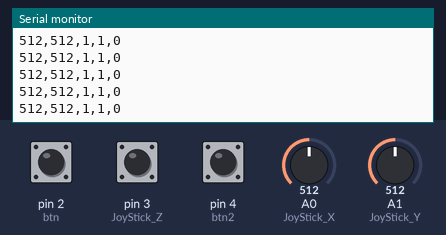
This sketch was run on a simulated Arduino Uno, built with avr-gcc and run on an emulated ATmega328P. Shown: the last lines printed to the serial monitor. Inputs (shaded band) come from the test bench; at power-on: A0 (JoyStick_X) = 512, A1 (JoyStick_Y) = 512, pin 2 (btn) HIGH, pin 3 (JoyStick_Z) HIGH, pin 4 (btn2) LOW.

Above: at 1.2 s.
1.3 s: A0 (JoyStick_X) set to 716
At 1.32 s:
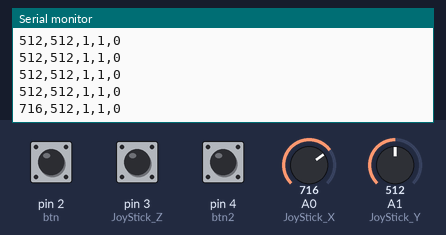
2.8 s: A1 (JoyStick_Y) set to 716
At 2.83 s:
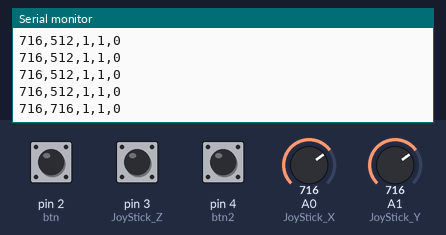
4.3 s: pin 2 (btn) pulled LOW for 0.15 s
At 4.34 s:
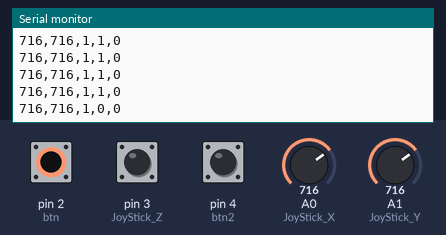
5.9 s: A0 (JoyStick_X) set to 1023
At 5.95 s:
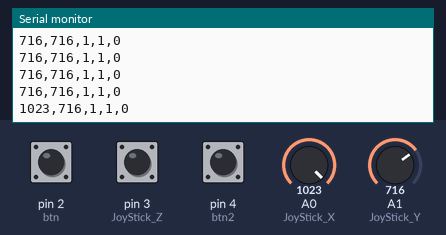
8.9 s: pin 3 (JoyStick_Z) pulled LOW for 0.15 s
At 8.98 s:
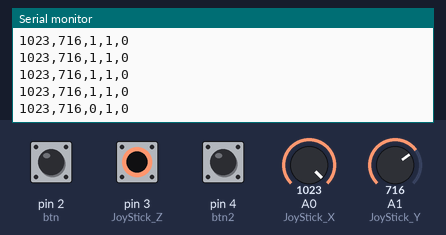
10.5 s: pin 4 (btn2) pulled HIGH for 0.15 s
At 10.59 s:
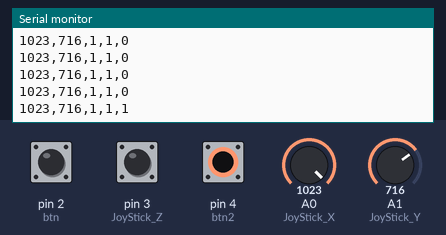
Timing chart, 0 to 13.1 s (numbered marks = the images above; inputs shaded):
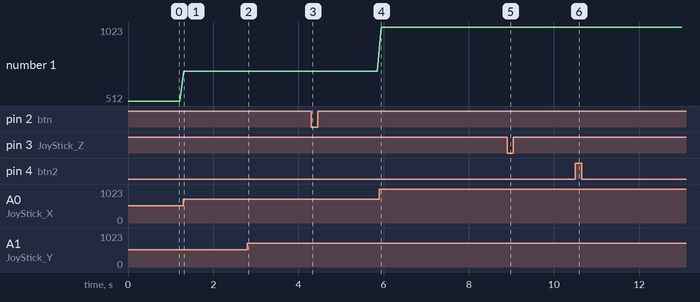

Measured:
- after the input at 1.3 s, the serial monitor: prints a new line at once (image 1)
- after the input at 2.8 s, the serial monitor: prints a new line at once (image 2)
- after the input at 4.3 s, the serial monitor: prints a new line at once (image 3)
- after the input at 5.9 s, the serial monitor: prints a new line after 0.05 s (image 4)
- after the input at 8.9 s, the serial monitor: prints a new line after 0.07 s (image 5)
- after the input at 10.5 s, the serial monitor: prints a new line after 0.09 s (image 6)
- plotted number 1: 512 → 716 after the input at 1.3 s, 716 → 1023 after the input at 5.9 s

The sketch:

arduino_joystick.ino
```cpp
int JoyStick_X = A0; // x
int JoyStick_Y = A1; // y
int JoyStick_Z = 3; // key
int btn        = 2; // Botao
int btn2        = 4; // Botao2

void setup ()
{
  pinMode (JoyStick_X, INPUT);
  pinMode (JoyStick_Y, INPUT);
  pinMode (JoyStick_Z, INPUT_PULLUP);
  pinMode (btn, INPUT_PULLUP);
  pinMode (btn, INPUT_PULLUP);
  Serial.begin (9600); // 9600 bps
}
void loop ()
{
  int x, y, z, b, b2;
  x = analogRead (JoyStick_X);
  y = analogRead (JoyStick_Y);
  z = digitalRead (JoyStick_Z);
  b = digitalRead (btn);
  b2 = digitalRead (btn2);

  Serial.print (x, DEC);
  Serial.print (",");
  Serial.print (y, DEC);
  Serial.print (",");
  Serial.print (z, DEC);
  Serial.print (",");
  Serial.print (b, DEC);
  Serial.print (",");
  Serial.println (b2, DEC);
  delay (100);
}
```
